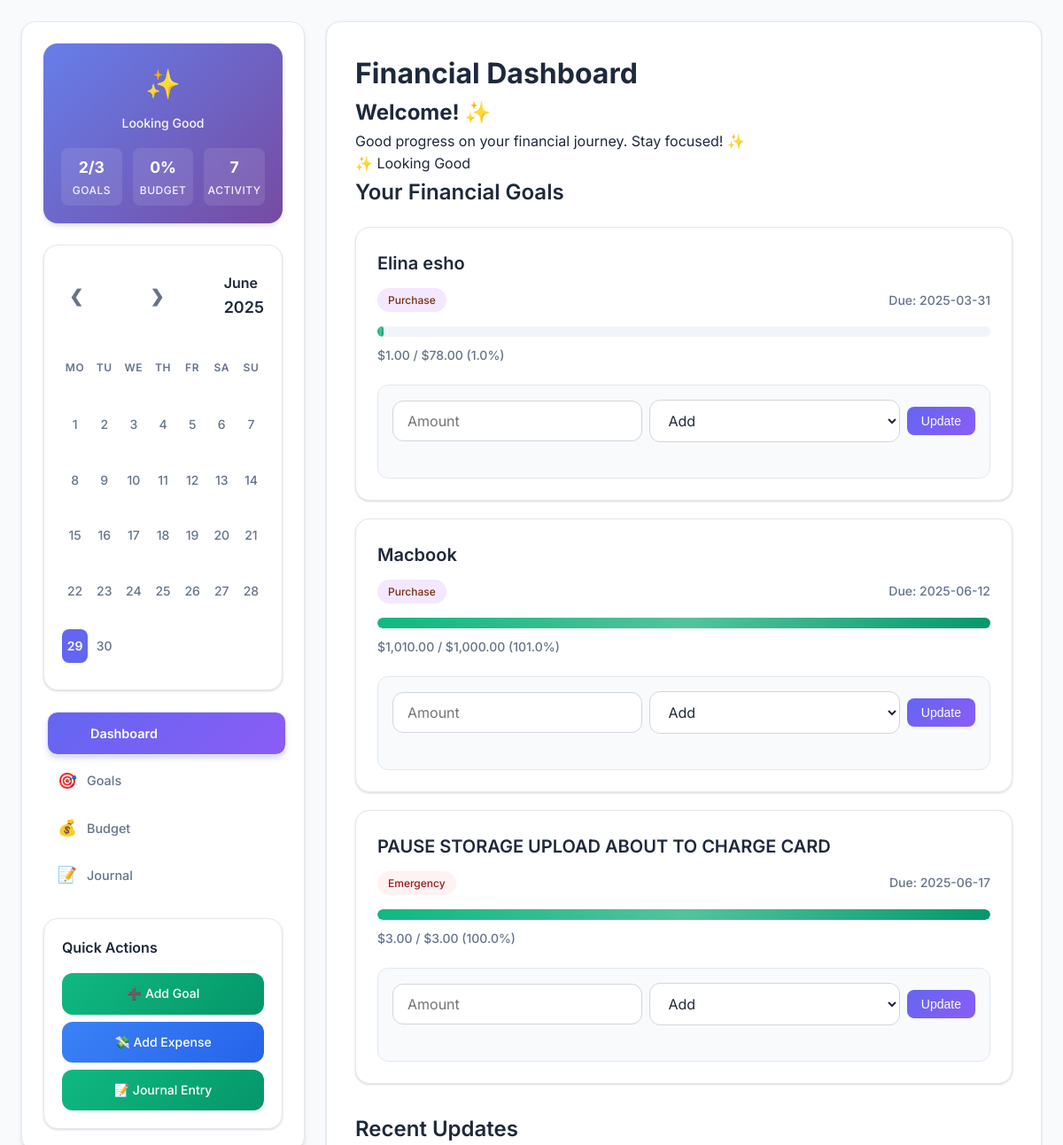
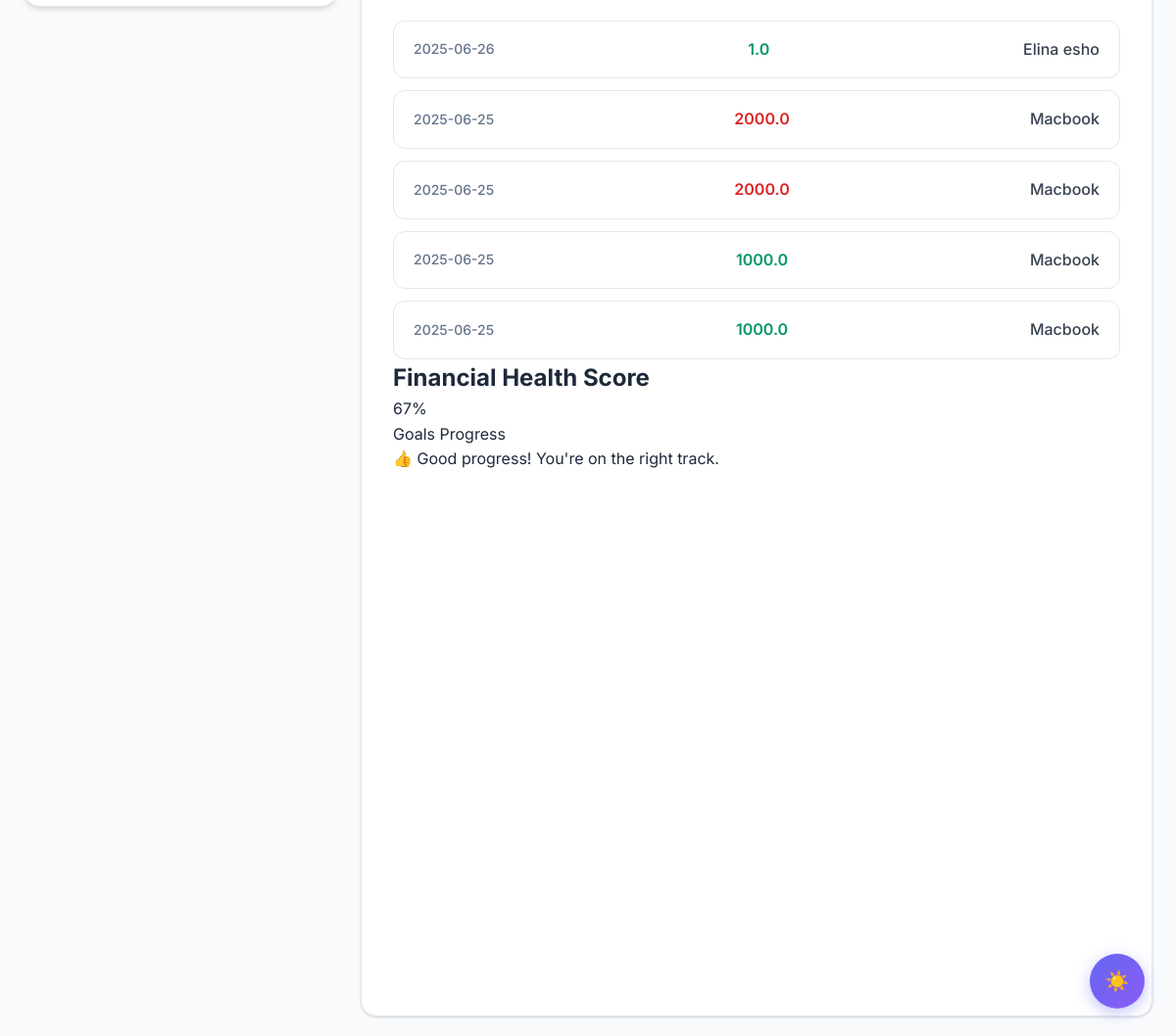
The page / on the database its author committed (2 pictures, top to bottom).
### tables this page shows
CREATE TABLE financial_goals (
            id INTEGER PRIMARY KEY AUTOINCREMENT,
            name TEXT NOT NULL,
            target_amount REAL NOT NULL,
            current_amount REAL DEFAULT 0,
            deadline TEXT NOT NULL,
            category TEXT NOT NULL,
            description TEXT,
            created_at DATETIME DEFAULT CURRENT_TIMESTAMP
        );

CREATE TABLE transactions (
            id INTEGER PRIMARY KEY AUTOINCREMENT,
            goal_id INTEGER NOT NULL,
            amount REAL NOT NULL,
            type TEXT NOT NULL,  -- 'deposit' or 'withdrawal'
            date TEXT NOT NULL,
            note TEXT,
            FOREIGN KEY(goal_id) REFERENCES financial_goals(id)
        );

### app.py (the view)
@app.route('/')
def home():
    today = datetime.now().strftime('%Y-%m-%d')
    with sqlite3.connect('finance.db') as conn:
        cursor = conn.cursor()
        cursor.execute("""
            SELECT id, name, target_amount, current_amount, deadline, category
            FROM financial_goals
            ORDER BY deadline ASC
        """)
        goals = cursor.fetchall()
        cursor.execute("""
            SELECT t.date, t.amount, t.type, g.name
            FROM transactions t
            JOIN financial_goals g ON t.goal_id = g.id
            ORDER BY t.date DESC LIMIT 5
        """)
        recent_transactions = cursor.fetchall()
        current_month = today[:7]
        cursor.execute("""
            SELECT DISTINCT strftime('%d', date)
            FROM journal
            WHERE strftime('%Y-%m', date) = ?
        """, (current_month,))
        days_with_entries = [int(day[0]) for day in cursor.fetchall()]
        current_month = today[:7]
        cursor.execute("""
            SELECT b.category, b.planned_amount,
                   COALESCE(SUM(e.amount), 0) as spent_amount,
                   (COALESCE(SUM(e.amount), 0) / b.planned_amount * 100) as spent_percent
            FROM budgets b
            LEFT JOIN expenses e ON b.id = e.budget_id
            WHERE b.month = ?
            GROUP BY b.id, b.category, b.planned_amount
        """, (current_month,))
        budget_overview = cursor.fetchall()
        total_goals = len(goals)
        completed_goals = sum(1 for goal in goals if goal[3] >= goal[2])
        goal_score = (completed_goals / total_goals * 100) if total_goals > 0 else 0
    return render_template('index.html',
                          goals=goals,
                          transactions=recent_transactions,
                          budget_overview=budget_overview,
                          goal_score=goal_score,
                          entry_days=days_with_entries,
                          current_date=today)

### templates/index.html (shortened to what this page needs)
<!DOCTYPE html>
<html lang="en">
<head>
    <link rel="stylesheet" href="{{ url_for('static', filename='styles.css') }}">
</head>
<body>
    <div class="container">
        <div class="sidebar">
            <div class="sidebar-financial-overview">
                <div class="financial-status-icon" id="sidebar-status-icon">💼</div>
                <div class="financial-status-text" id="sidebar-status-text">Loading...</div>
                <div class="financial-quick-stats">
                    <div class="quick-stat">
                        <span class="quick-stat-value" id="sidebar-goals-completed">-</span>
                        <span class="quick-stat-label">Goals</span>
                    </div>
                    <div class="quick-stat">
                        <span class="quick-stat-value" id="sidebar-budget-status">-</span>
                        <span class="quick-stat-label">Budget</span>
                    </div>
                    <div class="quick-stat">
                        <span class="quick-stat-value" id="sidebar-recent-activity">-</span>
                        <span class="quick-stat-label">Activity</span>
                    </div>
                </div>
            </div>
            <div class="calendar" role="region" aria-label="Calendar">
                <div class="month">
                    <ul>
                        <li class="prev" onclick="prevMonth()">&#10094;</li>
                        <li class="next" onclick="nextMonth()">&#10095;</li>
                        <li id="monthYear"></li>
                    </ul>
                </div>
                <ul class="weekdays">
                    <li>Mo</li>
                    <li>Tu</li>
                    <li>We</li>
                    <li>Th</li>
                    <li>Fr</li>
                    <li>Sa</li>
                    <li>Su</li>
                </ul>
                <ul class="days">
                </ul>
            </div>
            <nav>
                <ul>
                    <li><a href="{{ url_for('home') }}" class="active">Dashboard</a></li>
                    <li><a href="{{ url_for('view_goals') }}">Goals</a></li>
                    <li><a href="{{ url_for('view_budget') }}">Budget</a></li>
                    <li><a href="{{ url_for('view_journal') }}">Journal</a></li>
                </ul>
            </nav>
            <div class="sidebar-quick-actions">
                <h3>Quick Actions</h3>
                <div class="quick-action-buttons">
                    <a href="{{ url_for('add_goal') }}" class="quick-action-btn">➕ Add Goal</a>
                    <a href="{{ url_for('add_expense') }}" class="quick-action-btn secondary">💸 Add Expense</a>
                    <a href="{{ url_for('add_entry') }}" class="quick-action-btn">📝 Journal Entry</a>
                </div>
            </div>
        </div>
        <div class="main-content">
            <h1>Financial Dashboard</h1>
            <div class="welcome-message">
                <h2>Welcome! <span id="status-icon">🎯</span></h2>
                <p id="status-text">Here's an overview of your financial goals and recent updates.</p>
                <div class="financial-status" id="financial-status">
                    <div class="status-indicator">
                        <span class="status-emoji" id="status-emoji">📊</span>
                        <span class="status-message" id="status-message">Loading...</span>
                    </div>
                </div>
            </div>
            <section class="goals-overview">
                <h2>Your Financial Goals</h2>
                {% if goals %}
                    {% for goal in goals %}
                    <div class="goal-card">
                        <h3>{{ goal[1] }}</h3>
                        <div class="goal-stats">
                            <span class="category-badge {{ goal[5] }}">{{ goal[5].title() }}</span>
                            <span class="deadline">Due: {{ goal[4] }}</span>
                        </div>
                        <div class="progress-container">
                            <div class="progress-bar">
                                <div class="progress-fill" style="width: {{ (goal[3] / goal[2] * 100)|round }}%"></div>
                            </div>
                            <span class="progress-text">{{ '${:,.2f}'.format(goal[3]) }} / {{ '${:,.2f}'.format(goal[2]) }} ({{ (goal[3] / goal[2] * 100)|round }}%)</span>
                        </div>
                        <form class="update-form" data-goal-id="{{ goal[0] }}">
                            <div class="form-group">
                                <input type="number" step="0.01" name="amount" placeholder="Amount" required>
                                <select name="type" required>
                                    <option value="deposit">Add</option>
                                </select>
                                <button type="submit">Update</button>
                            </div>
                        </form>
                    </div>
                    {% endfor %}
                {% else %}
                    <div class="no-goals">
                        <p>No financial goals yet. <a href="{{ url_for('add_goal') }}">Create your first goal!</a></p>
                    </div>
                {% endif %}
            </section>
            <section class="recent-transactions">
                <h2>Recent Updates</h2>
                <div class="transactions-list">
                    {% for trans in transactions %}
                    <div class="transaction-item">
                        <span class="date">{{ trans[0] }}</span>
                        <span class="amount {{ trans[2] }}">{{ trans[1] }}</span>
                        <span class="goal-name">{{ trans[3] }}</span>
                    </div>
                    {% endfor %}
                </div>
            </section>
            <section class="financial-health">
                <h2>Financial Health Score</h2>
                <div class="health-score">
                    <div class="score-circle">
                        <div class="score-text">{{ '{:.0f}'.format(goal_score) }}%</div>
                        <div class="score-label">Goals Progress</div>
                    </div>
                    <div class="health-tips">
                        {% if goal_score >= 80 %}
                            <p class="tip success">🎉 Excellent progress! Keep up the great work!</p>
                        {% elif goal_score >= 60 %}
                            <p class="tip good">👍 Good progress! You're on the right track.</p>
                        {% elif goal_score >= 40 %}
                            <p class="tip warning">⚠️ Making progress, but there's room for improvement.</p>
                        {% else %}
                            <p class="tip danger">🚨 Time to focus on your financial goals!</p>
                        {% endif %}
                    </div>
                </div>
            </section>
        </div>
        <button id="theme-toggle" class="theme-toggle" aria-label="Toggle dark/light mode">
            <span class="sun-icon">☀️</span>
        </button>
    </div>
</body>
</html>

### rows shown on the page
financial_goals: name "Elina esho", category "Purchase", deadline "2025-03-31", current_amount "$1.00", target_amount "$78.00", (goal[3]/goal[2]*100)|round "1.0"
financial_goals: name "Macbook", category "Purchase", deadline "2025-06-12", current_amount "$1,010.00", target_amount "$1,000.00", (goal[3]/goal[2]*100)|round "101.0"
financial_goals: name "PAUSE STORAGE UPLOAD ABOUT TO CHARGE CARD", category "Emergency", deadline "2025-06-17", current_amount "$3.00", target_amount "$3.00", (goal[3]/goal[2]*100)|round "100.0"

### other values the page prints
{{ '{:.0f}'.format(goal_score) }} "67"
